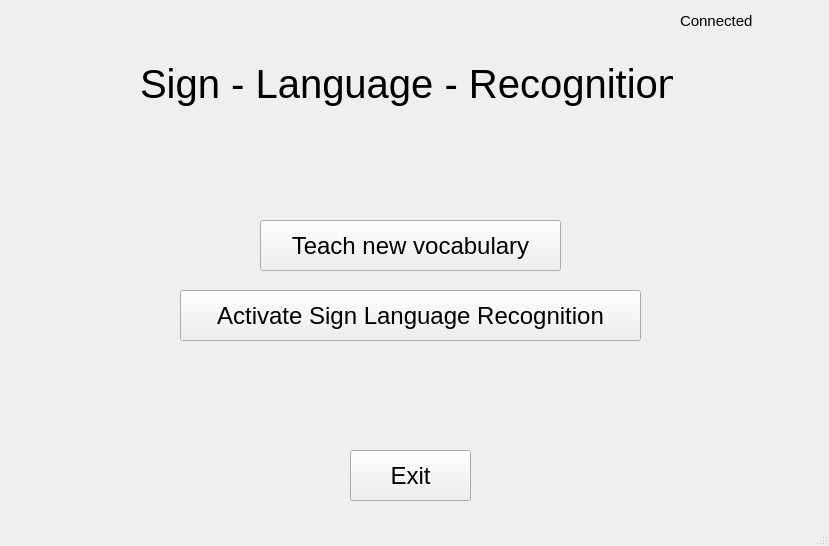
<?xml version="1.0" encoding="UTF-8"?>
<ui version="4.0">
 <class>MainWindow</class>
 <widget class="QMainWindow" name="MainWindow">
  <property name="geometry">
   <rect>
    <x>0</x>
    <y>0</y>
    <width>829</width>
    <height>546</height>
   </rect>
  </property>
  <property name="windowTitle">
   <string>SLR Demo application</string>
  </property>
  <widget class="QWidget" name="centralwidget">
   <widget class="QLabel" name="label">
    <property name="geometry">
     <rect>
      <x>140</x>
      <y>60</y>
      <width>533</width>
      <height>48</height>
     </rect>
    </property>
    <property name="font">
     <font>
      <pointsize>30</pointsize>
     </font>
    </property>
    <property name="text">
     <string>Sign - Language - Recognition</string>
    </property>
   </widget>
   <widget class="QPushButton" name="teachvocButton">
    <property name="geometry">
     <rect>
      <x>260</x>
      <y>220</y>
      <width>301</width>
      <height>51</height>
     </rect>
    </property>
    <property name="font">
     <font>
      <pointsize>18</pointsize>
     </font>
    </property>
    <property name="text">
     <string>Teach new vocabulary</string>
    </property>
   </widget>
   <widget class="QPushButton" name="activateSLRButton">
    <property name="geometry">
     <rect>
      <x>180</x>
      <y>290</y>
      <width>461</width>
      <height>51</height>
     </rect>
    </property>
    <property name="font">
     <font>
      <pointsize>18</pointsize>
      <weight>50</weight>
      <bold>false</bold>
     </font>
    </property>
    <property name="text">
     <string>Activate Sign Language Recognition</string>
    </property>
   </widget>
   <widget class="QPushButton" name="exitButton">
    <property name="geometry">
     <rect>
      <x>350</x>
      <y>450</y>
      <width>121</width>
      <height>51</height>
     </rect>
    </property>
    <property name="font">
     <font>
      <pointsize>18</pointsize>
     </font>
    </property>
    <property name="text">
     <string>Exit</string>
    </property>
   </widget>
   <widget class="QLabel" name="connectionLabel">
    <property name="geometry">
     <rect>
      <x>680</x>
      <y>10</y>
      <width>121</width>
      <height>21</height>
     </rect>
    </property>
    <property name="font">
     <font>
      <pointsize>11</pointsize>
     </font>
    </property>
    <property name="text">
     <string>Connected</string>
    </property>
   </widget>
  </widget>
  <widget class="QStatusBar" name="statusbar"/>
 </widget>
 <resources/>
 <connections/>
</ui>
